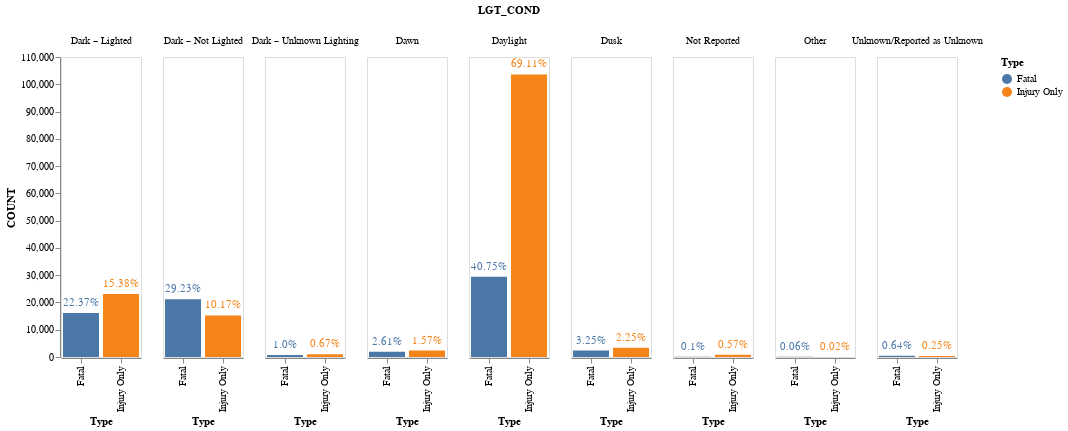

The cell this chart's notebook holds for it:
### Code cell
base=alt.Chart(LG_Concat).encode(
    alt.X('Type:N',axis=alt.Axis(grid=False)),
    alt.Y('COUNT:Q',axis=alt.Axis(grid=False)),
    color='Type:N'
   
).properties(width=80)

text = base.mark_text(
    align='center',
    baseline='top',
    dx=3  # Nudges text to right so it doesn't appear on top of the bar
).encode(
    text='%:N',
    color='black'
)

alt.layer(
  base.mark_bar(),
  base.mark_text(dx=0, dy=-10).encode(text='%:N')
).facet(
  column='LGT_COND:N'
)

### Figure 1 — Vega-Lite specification as saved in the notebook (floating-point values rounded to 4 significant figures)
{"config": {"view": {"continuousWidth": 400, "continuousHeight": 300}}, "data": {"name": "data-ea4902b66f93cbf970d556d4f0fac14f"}, "facet": {"column": {"type": "nominal", "field": "LGT_COND"}}, "spec": {"layer": [{"mark": "bar", "encoding": {"color": {"type": "nominal", "field": "Type"}, "x": {"type": "nominal", "axis": {"grid": false}, "field": "Type"}, "y": {"type": "quantitative", "axis": {"grid": false}, "field": "COUNT"}}, "width": 80}, {"mark": {"type": "text", "dx": 0, "dy": -10}, "encoding": {"color": {"type": "nominal", "field": "Type"}, "text": {"type": "nominal", "field": "%"}, "x": {"type": "nominal", "axis": {"grid": false}, "field": "Type"}, "y": {"type": "quantitative", "axis": {"grid": false}, "field": "COUNT"}}, "width": 80}]}, "$schema": "https://vega.github.io/schema/vega-lite/v4.8.1.json", "datasets": {"data-ea4902b66f93cbf970d556d4f0fac14f": [{"LGT_COND": "Dark – Lighted", "COUNT": 23061, "%": "15.38%", "Type": "Injury Only"}, {"LGT_COND": "Dark – Not Lighted", "COUNT": 15246, "%": "10.17%", "Type": "Injury Only"}, {"LGT_COND": "Dark – Unknown Lighting", "COUNT": 999, "%": "0.67%", "Type": "Injury Only"}, {"LGT_COND": "Dawn", "COUNT": 2349, "%": "1.57%", "Type": "Injury Only"}, {"LGT_COND": "Daylight", "COUNT": 103614, "%": "69.11%", "Type": "Injury Only"}, {"LGT_COND": "Dusk", "COUNT": 3376, "%": "2.25%", "Type": "Injury Only"}, {"LGT_COND": "Not Reported", "COUNT": 860, "%": "0.57%", "Type": "Injury Only"}, {"LGT_COND": "Other", "COUNT": 36, "%": "0.02%", "Type": "Injury Only"}, {"LGT_COND": "Unknown/Reported as Unknown", "COUNT": 382, "%": "0.25%", "Type": "Injury Only"}, {"LGT_COND": "Dark – Lighted", "COUNT": 16176, "%": "22.37%", "Type": "Fatal"}, {"LGT_COND": "Dark – Not Lighted", "COUNT": 21133, "%": "29.23%", "Type": "Fatal"}, {"LGT_COND": "Dark – Unknown Lighting", "COUNT": 721, "%": "1.0%", "Type": "Fatal"}, {"LGT_COND": "Dawn", "COUNT": 1887, "%": "2.61%", "Type": "Fatal"}, {"LGT_COND": "Daylight", "COUNT": 29466, "%": "40.75%", "Type": "Fatal"}, {"LGT_COND": "Dusk", "COUNT": 2348, "%": "3.25%", "Type": "Fatal"}, {"LGT_COND": "Not Reported", "COUNT": 70, "%": "0.1%", "Type": "Fatal"}, {"LGT_COND": "Other", "COUNT": 46, "%": "0.06%", "Type": "Fatal"}, {"LGT_COND": "Unknown/Reported as Unknown", "COUNT": 461, "%": "0.64%", "Type": "Fatal"}]}}
